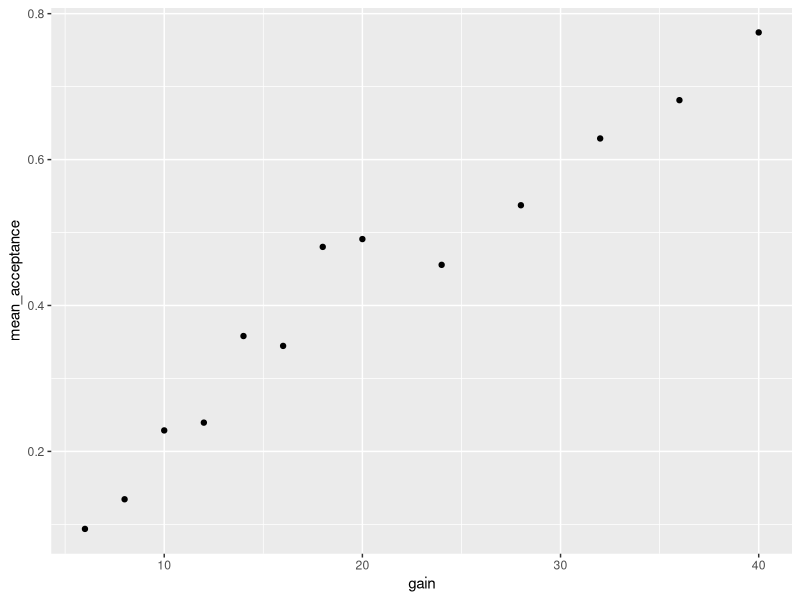
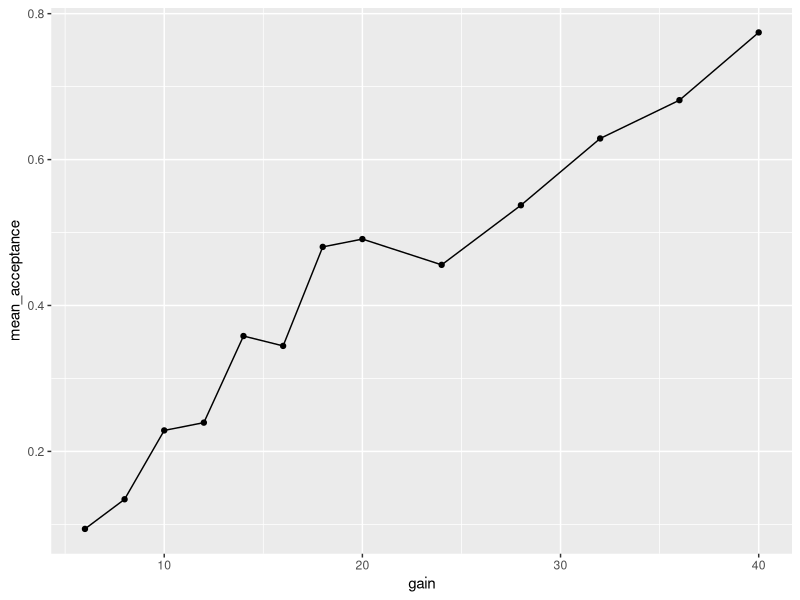
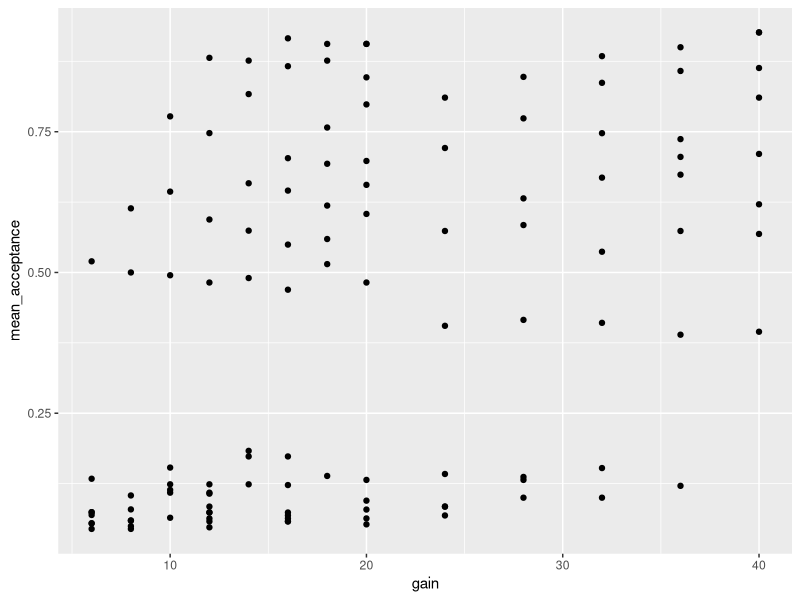
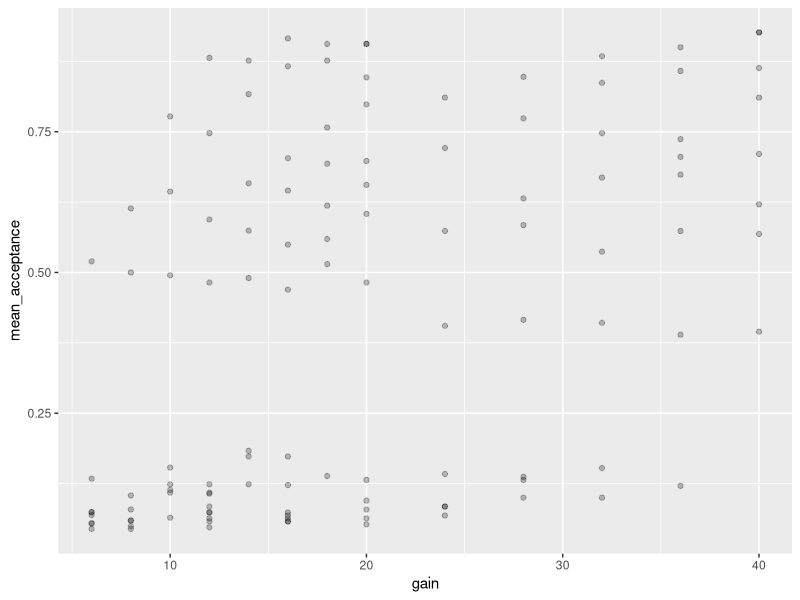
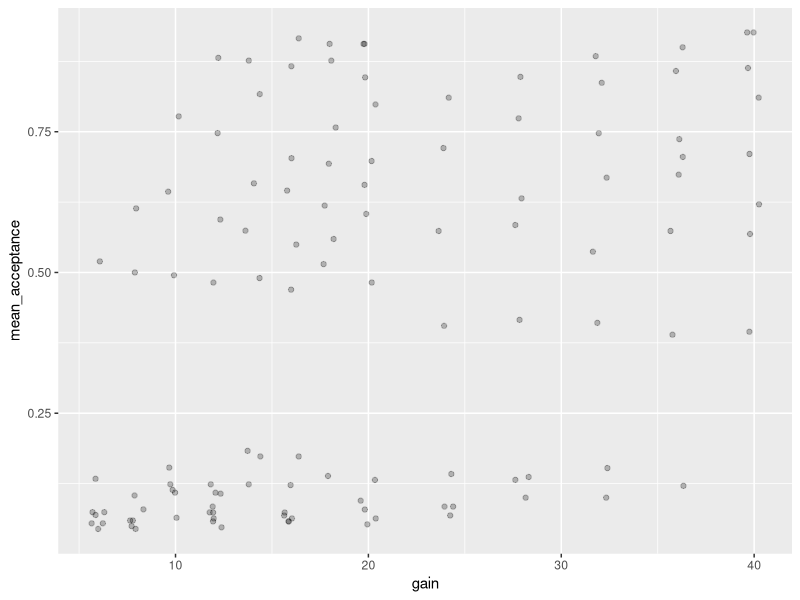
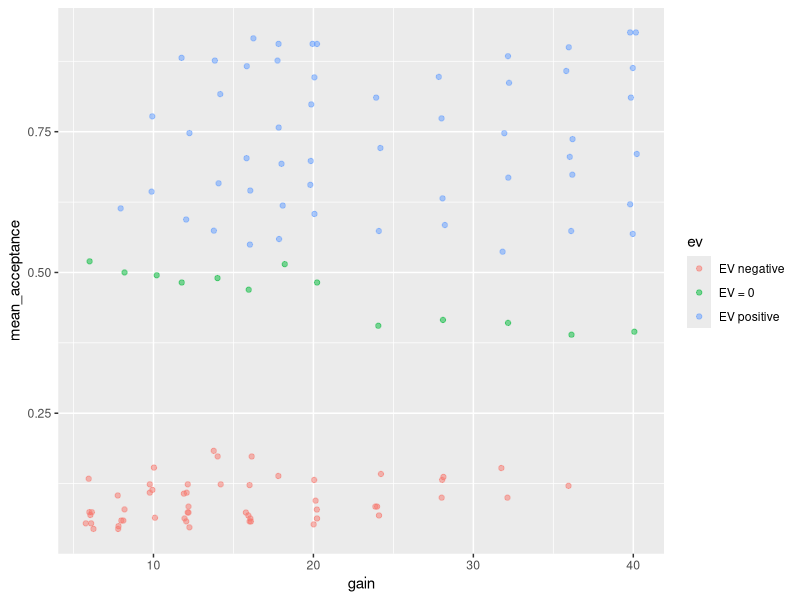
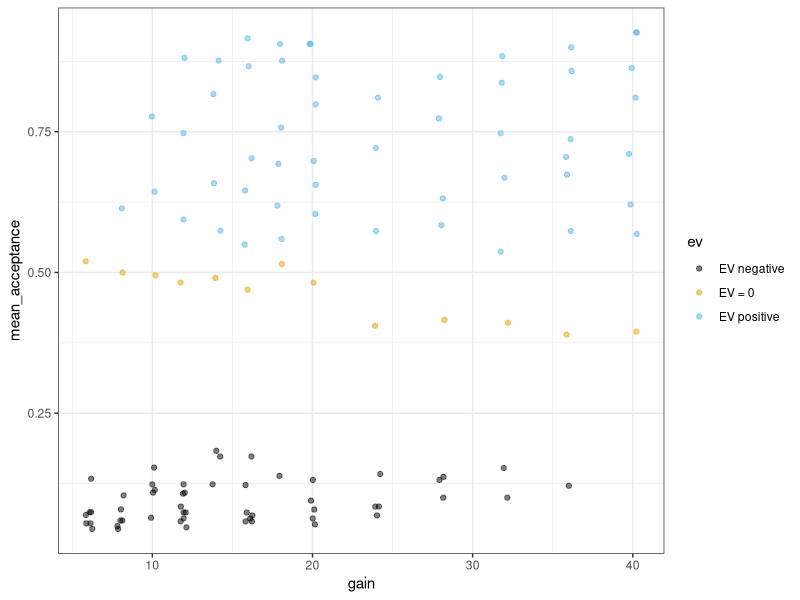
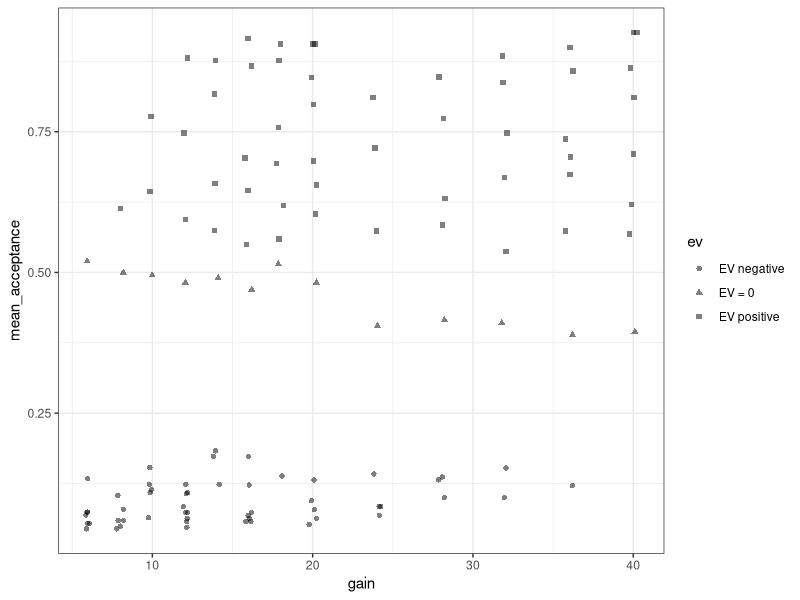

Source code (R) for these figures, in order: (Note: this script raises an error after producing the figures.)
## ---- chunk 1
library("tidyverse")
ws1a <- read_csv("data/ws2015_exp1a.csv")
ws1b <- read_csv("data/ws2015_exp1b.csv")
ws1a <- ws1a %>%
  mutate(subno = factor(paste0("e1a_", subno)))
ws1b <- ws1b %>%
  mutate(subno = factor(paste0("e1b_", subno)))
ws1 <- bind_rows(ws1a, ws1b)
ws1 <- ws1 %>% 
  mutate(
    response = factor(response, levels = c("reject", "accept")),
    condition = factor(
      condition, 
      levels = c(40.2, 20.2, 40.4, 20.4), 
      labels = c("-$20/+$40", "-$20/+$20", "-$40/+$40", "-$40/+$20")
    )
  )
glimpse(ws1)
## ---- chunk 2
lot_sum <- ws1 %>% 
  group_by(gain) %>% 
  summarise(mean_acceptance = mean(resp))
lot_sum
## ---- chunk 3
ggplot(lot_sum, aes(x = gain, y = mean_acceptance)) +
  geom_point()
## ---- chunk 4
ggplot(lot_sum, aes(x = gain, y = mean_acceptance)) +
  geom_point() +
  geom_line()
## ---- chunk 5
lot_sum2 <- ws1 %>% 
  filter(condition %in% c("-$20/+$20", "-$40/+$40")) %>% 
  group_by(loss, gain) %>% 
  summarise(mean_acceptance = mean(resp))
lot_sum2
## ---- chunk 6
ggplot(lot_sum2, aes(x = gain, y = mean_acceptance)) +
  geom_point()
## ---- chunk 7
ggplot(lot_sum2, aes(x = gain, y = mean_acceptance)) +
  geom_point(alpha = 0.25)
## ---- chunk 8
ggplot(lot_sum2, aes(x = gain, y = mean_acceptance)) +
  geom_jitter(width = 0.4, alpha = 0.25)
## ---- chunk 9
lot_sum2 <- lot_sum2 %>% 
  mutate(ev = factor(case_when(
    gain == loss ~ "EV = 0",
    gain < loss ~ "EV negative",
    gain > loss ~ "EV positive"
  ), levels = c("EV negative", "EV = 0", "EV positive")))
lot_sum2
## ---- chunk 10
ggplot(lot_sum2, aes(x = gain, y = mean_acceptance, colour = ev)) +
  geom_jitter(width = 0.25, alpha = 0.5)
## ---- chunk 11
ggplot(lot_sum2, aes(x = gain, y = mean_acceptance, colour = ev)) +
  geom_jitter(width = 0.25, alpha = 0.5) +
  ggthemes::scale_colour_colorblind() +
  theme_bw()
## ---- chunk 12
ggplot(lot_sum2, aes(x = gain, y = mean_acceptance, shape = ev)) +
  geom_jitter(width = 0.25, alpha = 0.5) +
  ggthemes::scale_colour_colorblind() +
  theme_bw()
## ---- chunk 13
ggplot(lot_sum2, aes(x = gain, y = mean_acceptance, 
                     shape = ev, colour = ev)) +
  geom_jitter(width = 0.25, alpha = 0.5) +
  ggthemes::scale_colour_colorblind() +
  theme_bw()
## ---- chunk 14
ggplot(lot_sum2, aes(x = gain, y = mean_acceptance, 
                     colour = ev, size = loss)) +
  geom_jitter(width = 0.25, alpha = 0.5) +
  ggthemes::scale_colour_colorblind() +
  theme_bw()
## ---- chunk 15
lot_sum_all <- ws1 %>% 
  group_by(condition, loss, gain) %>% 
  summarise(mean_acceptance = mean(resp)) %>% 
  mutate(ev = factor(case_when(
    gain == loss ~ "EV = 0",
    gain < loss ~ "EV negative",
    gain > loss ~ "EV positive"
  ), levels = c("EV negative", "EV = 0", "EV positive")))
lot_sum_all
## ---- chunk 16
ggplot(lot_sum_all, aes(x = gain, y = mean_acceptance, 
                        colour = ev, size = loss)) +
  geom_jitter(width = 0.25, alpha = 0.5) +
  ggthemes::scale_colour_colorblind() +
  theme_bw() +
  facet_wrap(vars(condition)) 
## ---- chunk 17
ggplot(lot_sum_all, aes(x = gain, y = mean_acceptance, 
                        colour = ev, size = loss)) +
  geom_jitter(width = 0.25, alpha = 0.5) +
  ggthemes::scale_colour_colorblind() +
  theme_bw() +
  facet_wrap(vars(condition)) + 
  theme(legend.position = "bottom")
## ---- chunk 18
theme_set(theme_bw(base_size = 15) + 
            theme(legend.position="bottom", 
                  panel.grid.major.x = element_blank()))
## ---- chunk 19
part_sum <- ws1 %>%
  group_by(condition, subno) %>%   # aggregate for both, condition and subno
  summarise(mean_acc = mean(resp)) 
part_sum
## ---- chunk 20
ggplot(part_sum, aes(x = condition, y = mean_acc)) +
  geom_point()
## ---- chunk 21
ggplot(part_sum, aes(x = condition, y = mean_acc)) +
  geom_jitter(alpha = 0.25)
## ---- chunk 22
ggplot(part_sum, aes(x = condition, y = mean_acc)) +
  geom_jitter(width = 0.2, alpha = 0.25)
## ---- chunk 23
library("ggbeeswarm")
## ---- chunk 24
ggplot(part_sum, aes(x = condition, y = mean_acc)) +
  geom_beeswarm(alpha = 0.25)
## ---- chunk 25
ggplot(part_sum, aes(x = condition, y = mean_acc)) +
  geom_quasirandom()
## ---- chunk 26
ggplot(part_sum, aes(x = condition, y = mean_acc)) +
  geom_boxplot()
## ---- chunk 27
ggplot(part_sum, aes(x = condition, y = mean_acc)) +
  geom_violin()
## ---- chunk 28
ggplot(part_sum, aes(x = condition, y = mean_acc)) +
  geom_violin(draw_quantiles = c(0.25, 0.5, 0.75))
## ---- chunk 29
ggplot(part_sum) +
  aes(x = condition, y = mean_acc) +
  stat_summary(geom = "bar", fun = "mean", width = 0.8) +
  stat_summary(geom = "errorbar", fun.data = "mean_se", width = 0.2)
## ---- chunk 30
knitr::include_graphics("figures/DinoSequentialSmaller.gif")
## ---- chunk 31
ggplot(part_sum, aes(x = condition, y = mean_acc)) +
  geom_quasirandom() +
  stat_summary()
## ---- chunk 32
ggplot(part_sum, aes(x = condition, y = mean_acc)) +
  geom_quasirandom(alpha = 0.2) +
  stat_summary()
## ---- chunk 33
ggplot(part_sum, aes(mean_acc)) +
  geom_histogram()
## ---- chunk 34
ggplot(part_sum, aes(mean_acc)) +
  geom_histogram(bins = 50)
## ---- chunk 35
ggplot(part_sum, aes(mean_acc)) +
  geom_histogram(bins = 20)
## ---- chunk 36
ggplot(part_sum, aes(mean_acc)) +
  geom_histogram(binwidth = 0.1 / 3, boundary = 0)
## ---- chunk 37
part_sum <- part_sum %>% 
  mutate(
    condition2 = if_else(condition %in% c("-$20/+$20", "-$40/+$40"), 
                         "symmetric", as.character(condition))
  ) %>% 
  mutate(condition2 = factor(
    condition2, 
    levels = c("-$20/+$40", "symmetric", "-$40/+$20"))
  )
## ---- chunk 38
ggplot(part_sum, aes(x = mean_acc)) +
  geom_histogram(binwidth = 0.1 / 3, boundary = 0) +
  facet_wrap(vars(condition2))
## ---- chunk 39
ggplot(part_sum, aes(x = mean_acc, y = after_stat(density))) +
  geom_histogram(binwidth = 0.1 / 3, boundary = 0) +
  facet_wrap(vars(condition2))
## ---- chunk 40
ggplot(part_sum, aes(x = mean_acc, y = after_stat(density * width))) +
  geom_histogram(binwidth = 0.1 / 3, boundary = 0) +
  facet_wrap(vars(condition2))
## ---- chunk 41
ggplot(part_sum, aes(x = mean_acc, y = after_stat(density * width))) +
  geom_histogram(binwidth = 0.1 / 3, boundary = 0) +
  facet_wrap(vars(condition2)) +
  labs(y = "probability")
